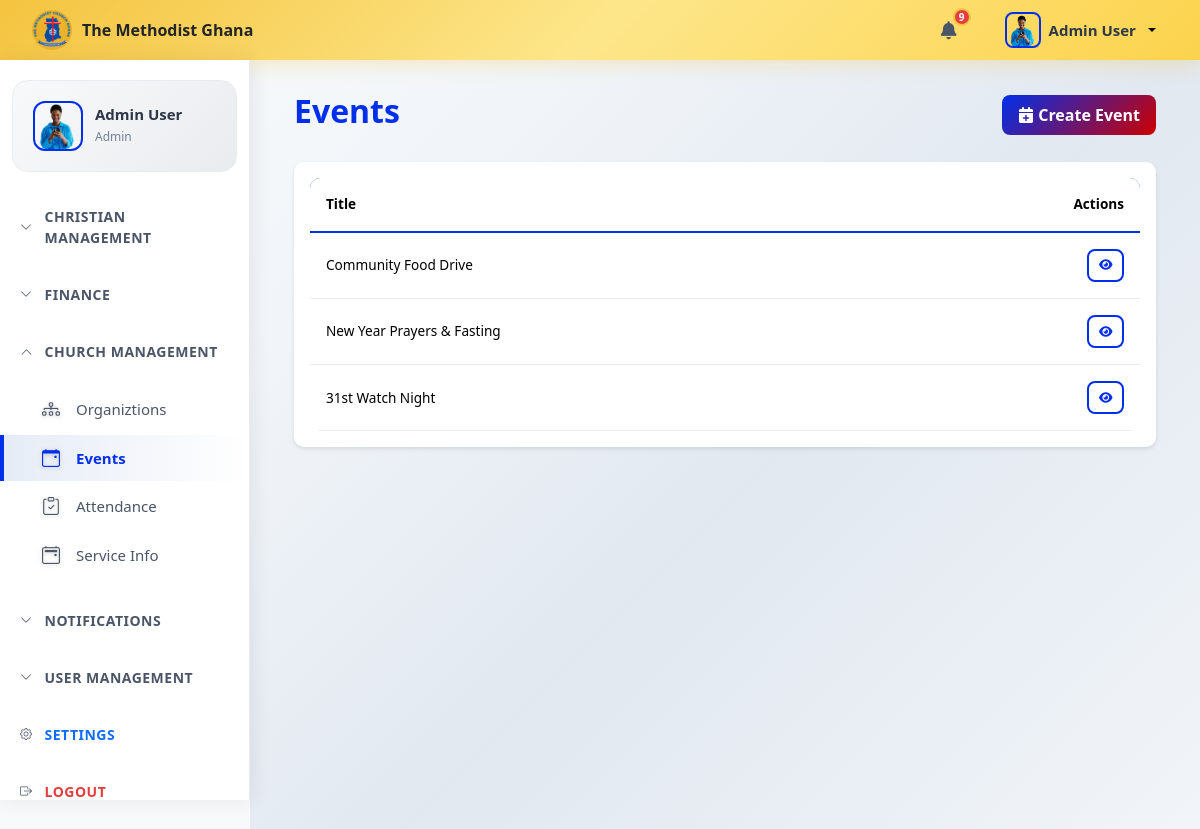
/app/views/events.php (signed in), run on an earlier commit of the app's database.
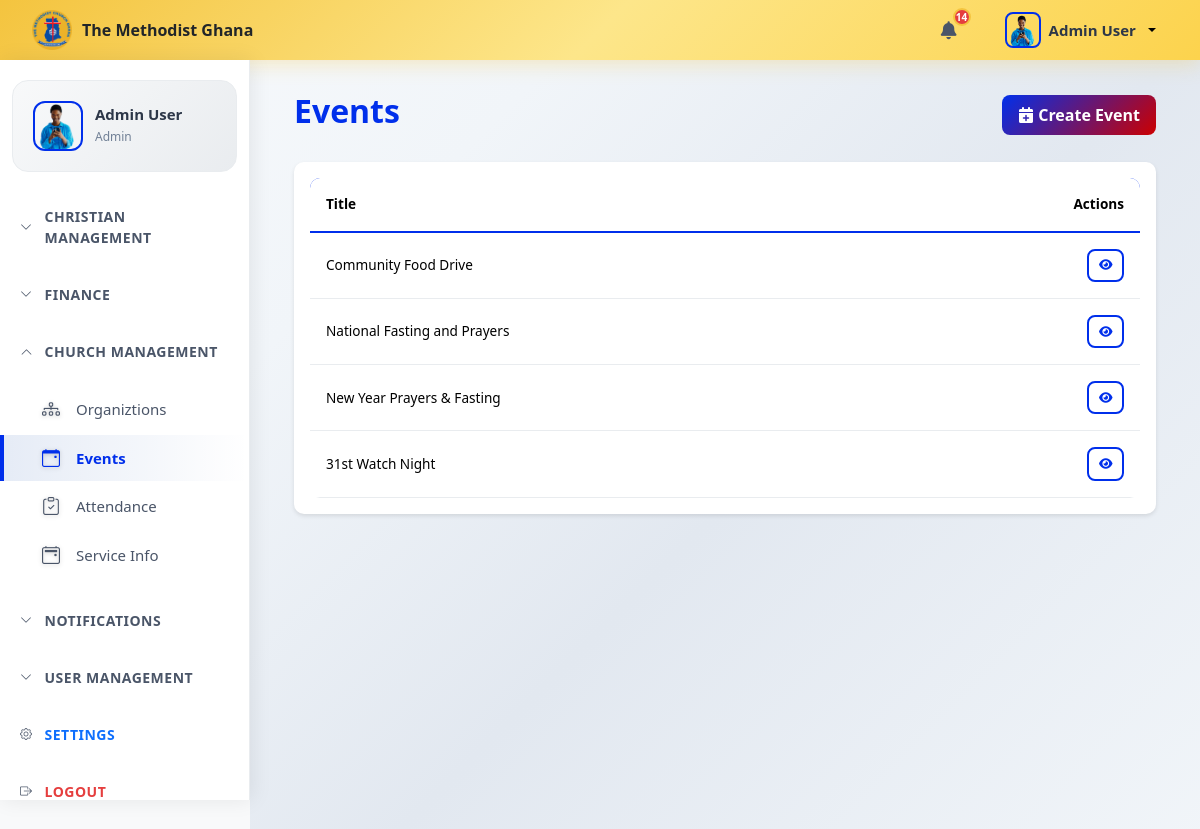
And on a later commit of the database.
### tables this page shows
CREATE TABLE `events` (
  `id` int(11) NOT NULL,
  `title` varchar(255) NOT NULL,
  `description` text DEFAULT NULL,
  `event_date` datetime NOT NULL,
  `location` varchar(255) DEFAULT NULL,
  `capacity` int(11) DEFAULT NULL,
  `organizer_id` int(11) DEFAULT NULL,
  `status` varchar(50) DEFAULT 'scheduled',
  `created_at` timestamp NOT NULL DEFAULT current_timestamp(),
  `updated_at` timestamp NOT NULL DEFAULT current_timestamp() ON UPDATE current_timestamp()
);

### config/database.php (called while the page is built, shortened)
<?php
class Database {
    private $host = 'localhost';
    private $db_name = 'church_management_system';
    private $user = 'root';
    private $password = '';
    private $pdo;
    private static $instance = null;
    public static function getInstance() {
        if (self::$instance === null) {
            self::$instance = new self();
        }
        return self::$instance;
    }
    public function connect() {
        try {
            $dsn = 'mysql:host=' . $this->host . ';dbname=' . $this->db_name;
            $this->pdo = new PDO($dsn, $this->user, $this->password);
            $this->pdo->setAttribute(PDO::ATTR_ERRMODE, PDO::ERRMODE_EXCEPTION);
            $this->pdo->setAttribute(PDO::ATTR_DEFAULT_FETCH_MODE, PDO::FETCH_ASSOC);
        } catch (PDOException $e) {
            die('Connection Error: ' . $e->getMessage());
        }
    }
    public function getConnection() {
        return $this->pdo;
    }
    public function query($sql, $params = []) {
        try {
            $stmt = $this->pdo->prepare($sql);
            $stmt->execute($params);
            return $stmt;
        } catch (PDOException $e) {
            die('Query Error: ' . $e->getMessage());
        }
    }
    public function fetch($sql, $params = []) {
        return $this->query($sql, $params)->fetch();
    }
}
?>

### app/models/Event.php (called while the page is built, shortened)
<?php
class Event {
    private $db;
    private $table = 'events';
    public function __construct() {
        $this->db = Database::getInstance()->getConnection();
    }
    public function getAll() {
        $sql = "SELECT * FROM {$this->table} ORDER BY event_date DESC";
        $stmt = $this->db->prepare($sql);
        $stmt->execute();
        return $stmt->fetchAll(PDO::FETCH_ASSOC);
    }
}
?>

### app/views/events.php (the view, shortened to what the changed rows need)
<?php
require_once __DIR__ . '/../../config/database.php';
require_once __DIR__ . '/../models/Event.php';
$event = new Event();
$events = $event->getAll();
?>
<?php include 'header.php'; ?>
<div class="main-content">
    <div class="container-fluid">
        <div class="d-flex justify-content-between align-items-center mb-4">
            <h2 class="fw-bold" style="color: var(--primary-color);">Events</h2>
        </div>
        <div class="card">
            <div class="card-body">
                <div class="table-responsive">
                    <table class="table table-hover table-mobile-friendly">
                        <thead style="background-color: var(--primary-color); color: white;">
                            <tr>
                                <th class="col-essential">Title</th>
                                <th class="col-essential text-end">Actions</th>
                            </tr>
                        </thead>
                        <tbody>
                            <?php foreach ($events as $e): ?>
                                <tr>
                                    <td class="col-essential"><?php echo htmlspecialchars($e['title']); ?></td>
                                    <td class="col-essential text-end">
                                        <button class="btn btn-sm btn-outline-primary viewEventBtn" data-expense-id="<?= $e['id']; ?>"
                                   data-title="<?php echo htmlspecialchars($e['title']); ?>"
                                    data-description="<?php echo htmlspecialchars($e['description']); ?>"
                                    data-date="<?php echo $e['event_date']; ?>"
                                    data-location="<?php echo htmlspecialchars($e['location']); ?>"
                                    data-capacity="<?php echo $e['capacity']; ?>"
                                    data-status="<?php echo $e['status']; ?>"
                                    data-bs-target="#eventDetails"
                                    data-bs-toggle="modal">
                                    <i class="fas fa-eye"></i>
                                </button>
                                    </td>
                                </tr>
                            <?php endforeach; ?>
                        </tbody>
                    </table>
                </div>
            </div>
        </div>
    </div>
</div>

### app/views/navbar.php (shortened to what the changed rows need)
<?php
require_once __DIR__ . '/../../config/database.php';
$user_id = $_SESSION['user_id'];
$unread_count = $db->fetch("SELECT COUNT(*) AS unread_count FROM notifications WHERE user_id = ? AND is_read = 0", [$user_id]);
$role = $_SESSION['user_role'] ?? 'Member';
?>
    <nav class="top-navbar">
        <div class="top-nav-right">
         <div class="dropdown">
            <?php if(in_array($role, ['Admin', 'Treasurer', 'Leader'])): ?>
            <button class="top-nav-icon-btn notification-btn" data-bs-toggle="dropdown">
                <i class="fas fa-bell"></i>
                <span class="notification-badge"><?= $unread_count['unread_count'] ?? 0 ?></span>
            </button>
            <?php endif; ?>
         </div>
        </div>
    </nav>
</body>
</html>

What changed in the data, as far as the page shows it:
added events: title "National Fasting and Prayers"
Also different on the page:
$unread_count['unread_count']: "9" → "14"
